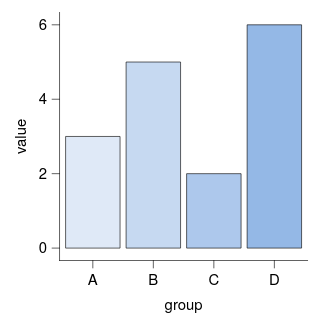

Here is the Vega-Lite specification saved for this chart:
### Vega-Lite specification from a JSON file in a GitHub repository (floating-point values rounded to 4 significant figures)
{"background": null, "config": {"arc": {"fill": "#DBDBDB", "fillOpacity": 1.0, "innerRadius": 25.0, "padAngle": 0.03, "stroke": "black", "strokeOpacity": 1, "strokeWidth": 0.25}, "area": {"fill": "#DBDBDB", "fillOpacity": 1.0, "stroke": "black", "strokeOpacity": 1, "strokeWidth": 0.25}, "axis": {"domain": true, "domainCap": "round", "domainColor": "black", "domainWidth": 0.25, "grid": false, "gridCap": "round", "gridColor": "#F1F1F1", "gridDash": [0, 0], "gridOpacity": 1.0, "gridWidth": 0.25, "labelColor": "black", "labelFont": "Helvetica Neue, HelveticaNeue, Helvetica, Arial, sans-serif", "labelFontSize": 6, "labelFontStyle": "normal", "labelFontWeight": 400, "offset": 0, "ticks": true, "tickCap": "round", "tickColor": "black", "tickRound": false, "tickSize": 3.0, "tickWidth": 0.25, "titleColor": "black", "titleFont": "Helvetica Neue, HelveticaNeue, Helvetica, Arial, sans-serif", "titleFontSize": 6, "titleFontStyle": "normal", "titleFontWeight": 400}, "axisX": {"domain": true, "labelAlign": "center", "labelAngle": 0, "labels": true, "ticks": true, "translate": 0}, "axisY": {"domain": true, "labelAlign": "right", "labelAngle": 0, "labels": true, "ticks": true, "translate": 0}, "axisRight": {"domain": true, "labelAlign": "left", "labelAngle": 0, "labels": true, "ticks": true, "translate": 0}, "axisTop": {"domain": true, "labelAlign": "center", "labelAngle": 0, "labels": true, "ticks": true, "translate": 0}, "axisBand": {"tickOffset": 0}, "bar": {"fill": "#DBDBDB", "fillOpacity": 1.0, "stroke": "black", "strokeOpacity": 1, "strokeWidth": 0.25}, "boxplot": {"size": 9.0, "ticks": {"cornerRadius": 0.25, "fill": "black", "opacity": 1, "size": 4.5, "thickness": 0.25}, "box": {"fillOpacity": 1.0, "stroke": "black", "strokeOpacity": 1, "strokeWidth": 0.25}, "median": {"cornerRadius": 0, "fill": "black", "fillOpacity": 1.0, "opacity": 1, "size": 9.0, "thickness": 0.25}, "rule": {"fill": "black", "fillOpacity": 1.0, "size": 10.0, "stroke": "black", "strokeDash": [0, 0], "strokeOpacity": 1, "strokeWidth": 0.25}, "outliers": {"color": "black", "fill": "black", "fillOpacity": 1.0, "size": 0, "stroke": "black", "strokeOpacity": 1, "strokeWidth": 0.25}}, "circle": {"fill": "black", "fillOpacity": 1.0, "size": 1.25, "stroke": null, "strokeOpacity": 1, "strokeWidth": 0.25}, "errorband": {"band": {"fillOpacity": 0.6, "stroke": null, "strokeWidth": 0.25, "strokeOpacity": 1}, "borders": {"opacity": 0, "strokeOpacity": 1, "strokeWidth": 0.25}}, "errorbar": {"opacity": 1, "rule": {"strokeDash": [0, 0], "strokeWidth": 0.25}, "ticks": {"color": "black", "cornerRadius": 0.125, "opacity": 1, "size": 6.0, "thickness": 0.25}, "thickness": 0.25}, "font": "Helvetica Neue, HelveticaNeue, Helvetica, Arial, sans-serif", "geoshape": {"fill": "#DBDBDB", "fillOpacity": 1.0, "stroke": "black", "strokeOpacity": 1, "strokeWidth": 0.25}, "header": {"labelColor": "black", "labelFont": "Helvetica Neue, HelveticaNeue, Helvetica, Arial, sans-serif", "labelFontSize": 6, "labelFontStyle": "normal", "labelFontWeight": 400, "titleColor": "black", "titleFont": "Helvetica Neue, HelveticaNeue, Helvetica, Arial, sans-serif", "titleFontSize": 6, "titleFontStyle": "normal", "titleFontWeight": 400, "titlePadding": 0}, "legend": {"disable": false, "offset": 4.5, "titlePadding": 4, "labelOffset": 2, "gradientLabelOffset": 2, "columnPadding": 4, "rowPadding": 2, "gradientThickness": 5, "gradientOpacity": 1.0, "gradientStrokeColor": "black", "gradientStrokeWidth": 0.25, "labelColor": "black", "labelFont": "Helvetica Neue, HelveticaNeue, Helvetica, Arial, sans-serif", "labelFontSize": 6, "labelFontStyle": "normal", "labelFontWeight": 400, "strokeColor": "black", "strokeWidth": 0, "symbolSize": 36, "symbolStrokeColor": "black", "symbolStrokeWidth": 0.25, "titleColor": "black", "titleFont": "Helvetica Neue, HelveticaNeue, Helvetica, Arial, sans-serif", "titleFontSize": 6, "titleFontStyle": "normal", "titleFontWeight": 400}, "line": {"color": "black", "stroke": "black", "strokeCap": "butt", "strokeDash": [0, 0], "strokeOpacity": 1, "strokeWidth": 0.5}, "point": {"filled": true, "fill": "#DBDBDB", "fillOpacity": 1.0, "size": 5.0, "stroke": "black", "strokeOpacity": 1, "strokeWidth": 0.25}, "range": {"category": ["#DFE9F7", "#C6D9F1", "#ADC8EC", "#94B8E6", "#7AA8E0", "#6097DA", "#4D87CA", "#4177B1", "#386898", "#2F597F", "#264A69", "#1D3A58"], "diverging": {"scheme": ["#DFE9F7", "#C6D9F1", "#ADC8EC", "#94B8E6", "#7AA8E0", "#6097DA", "#4D87CA", "#4177B1", "#386898", "#2F597F", "#264A69", "#1D3A58"]}, "heatmap": {"scheme": ["#DFE9F7", "#C6D9F1", "#ADC8EC", "#94B8E6", "#7AA8E0", "#6097DA", "#4D87CA", "#4177B1", "#386898", "#2F597F", "#264A69", "#1D3A58"]}, "ordinal": {"scheme": ["#DFE9F7", "#C6D9F1", "#ADC8EC", "#94B8E6", "#7AA8E0", "#6097DA", "#4D87CA", "#4177B1", "#386898", "#2F597F", "#264A69", "#1D3A58"]}, "ramp": {"scheme": ["#DFE9F7", "#C6D9F1", "#ADC8EC", "#94B8E6", "#7AA8E0", "#6097DA", "#4D87CA", "#4177B1", "#386898", "#2F597F", "#264A69", "#1D3A58"]}}, "rule": {"color": "black", "stroke": "black", "strokeCap": "round", "strokeDash": [2, 2], "strokeOpacity": 1, "strokeWidth": 0.25}, "scale": {"barBandPaddingInner": 0.1, "rectBandPaddingInner": 0, "tickBandPaddingInner": 0.1, "bandPaddingOuter": 0.1, "bandWithNestedOffsetPaddingInner": 0.2, "bandWithNestedOffsetPaddingOuter": 0.2, "offsetBandPaddingInner": 0, "offsetBandPaddingOuter": 0, "continuousPadding": 5.0, "round": false}, "rect": {"fill": "#DBDBDB", "fillOpacity": 1.0, "stroke": "black", "strokeOpacity": 1, "strokeWidth": 0.25}, "square": {"fill": "#DBDBDB", "fillOpacity": 1.0, "size": 10.0, "stroke": "black", "strokeOpacity": 1, "strokeWidth": 0.25}, "text": {"color": "black", "font": "Helvetica Neue, HelveticaNeue, Helvetica, Arial, sans-serif", "fontSize": 6, "fontStyle": "normal", "fontWeight": 400}, "tick": {"color": "black", "cornerRadius": 0.125, "opacity": 1.0, "size": 9.0, "thickness": 0.25}, "title": {"anchor": "middle", "frame": "group", "color": "black", "font": "Helvetica Neue, HelveticaNeue, Helvetica, Arial, sans-serif", "fontSize": 6, "fontStyle": "normal", "fontWeight": 400, "subtitleColor": "black", "subtitleFont": "Helvetica Neue, HelveticaNeue, Helvetica, Arial, sans-serif", "subtitleFontSize": 6, "subtitleFontStyle": "normal", "subtitleFontWeight": 400}, "trail": {"color": "black", "opacity": 1, "size": 0.5}, "view": {"continuousWidth": 100, "continuousHeight": 100, "discreteWidth": 100, "discreteHeight": 100, "fill": null, "stroke": null, "strokeWidth": 0.25}}, "data": {"name": "data-4142aea53afa8511718d08fe069c71cc"}, "mark": {"type": "bar"}, "encoding": {"color": {"field": "group", "legend": null, "type": "nominal"}, "x": {"field": "group", "type": "nominal"}, "y": {"field": "value", "type": "quantitative", "scale": {"nice": false}}}, "$schema": "https://vega.github.io/schema/vega-lite/v6.4.1.json", "datasets": {"data-4142aea53afa8511718d08fe069c71cc": [{"group": "A", "value": 3.0}, {"group": "B", "value": 5.0}, {"group": "C", "value": 2.0}, {"group": "D", "value": 6.0}]}}
